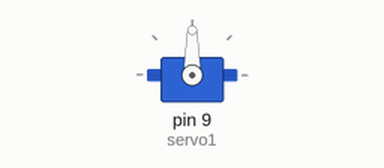
Recording of a sketch running on a simulated Arduino Uno, built with avr-gcc and run on an emulated ATmega328P. Shown: servo.

Above: at 0.05 s.
At 2.0 s:
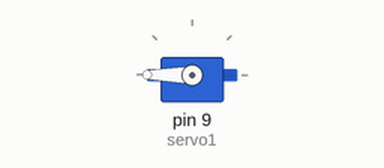
At 5.15 s:
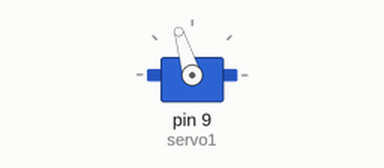
At 10.2 s:
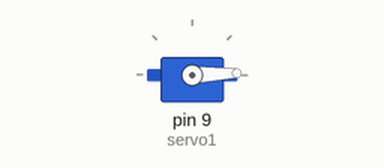
Timing chart, 0 to 13.3 s (numbered marks = the images above):
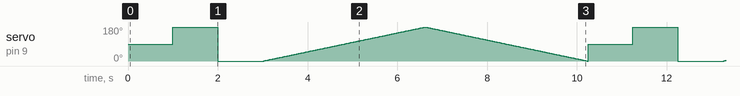

Measured:
- by itself, servo on pin 9 (servo1): moves between 0° and 180°, repeating every 10.2 s

The sketch:

bp1_5.ino
```cpp
#include <Servo.h>
Servo servo1;
void setup()
{
  servo1.attach(9,900,2100);

}

void loop()
 {
int position;
servo1.write(90);
delay(1000);
servo1.write(180);
delay(1000);
servo1.write(0);
delay(1000);
for(position=0;position<180;position++)
{
  servo1.write(position);
  delay(20);
}
for(position=180;position>=0;position--)
{
  servo1.write(position);
  delay(20);
}

}
```
